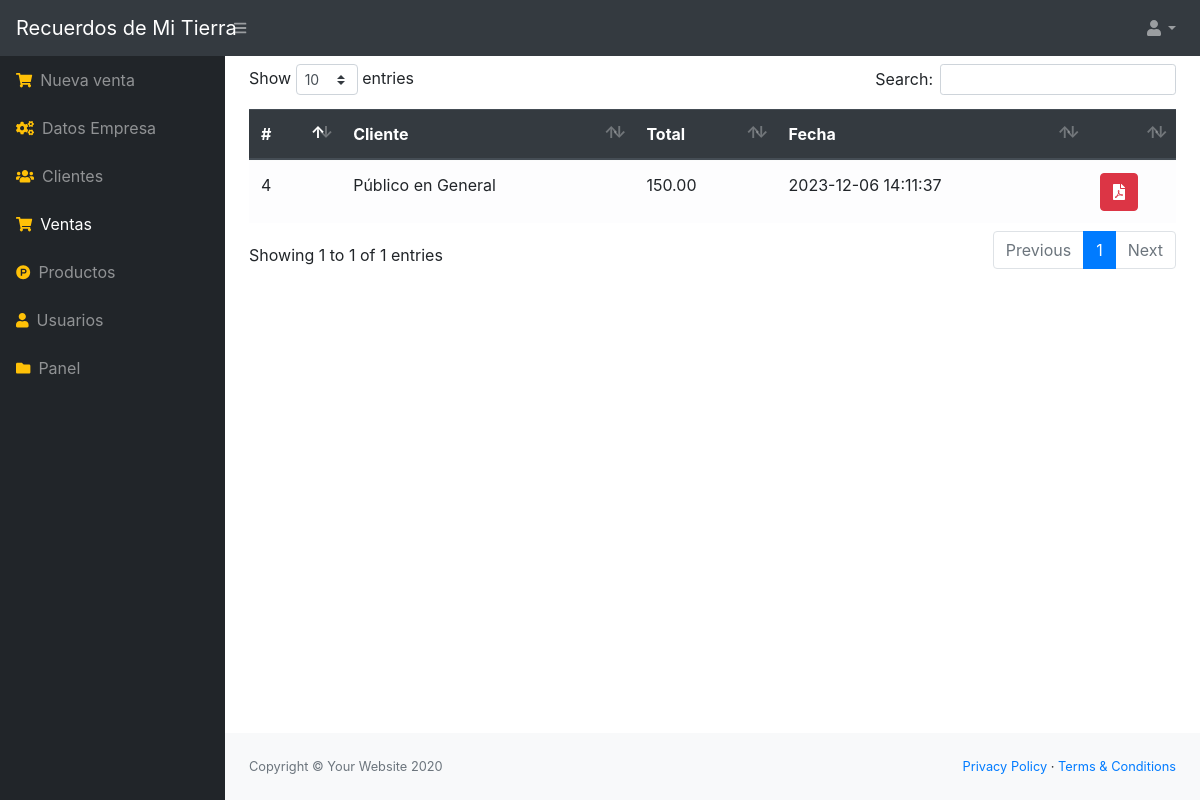
Screenshot of /src/lista_ventas.php (signed in) with the database file from the repository.
### tables this page shows
CREATE TABLE `ventas` (
  `id` int(11) NOT NULL,
  `id_cliente` int(11) NOT NULL,
  `total` decimal(10,2) NOT NULL,
  `id_usuario` int(11) NOT NULL,
  `fecha` timestamp NOT NULL DEFAULT current_timestamp() ON UPDATE current_timestamp()
);

CREATE TABLE `cliente` (
  `idcliente` int(11) NOT NULL,
  `nombre` varchar(100) NOT NULL,
  `telefono` varchar(15) NOT NULL,
  `direccion` varchar(200) NOT NULL,
  `usuario_id` int(11) NOT NULL,
  `estado` int(11) NOT NULL DEFAULT 1
);

### src/lista_ventas.php (the view, shortened to what this page needs)
<?php
include_once "includes/header.php";
require_once "../conexion.php";
$query = mysqli_query($conexion, "SELECT v.*, c.idcliente, c.nombre FROM ventas v INNER JOIN cliente c ON v.id_cliente = c.idcliente");
?>
<table class="table table-light" id="tbl">
    <thead class="thead-dark">
        <tr>
            <th>#</th>
            <th>Cliente</th>
            <th>Total</th>
            <th>Fecha</th>
            <th></th>
        </tr>
    </thead>
    <tbody>
        <?php while ($row = mysqli_fetch_assoc($query)) { ?>
            <tr>
                <td><?php echo $row['id']; ?></td>
                <td><?php echo $row['nombre']; ?></td>
                <td><?php echo $row['total']; ?></td>
                <td><?php echo $row['fecha']; ?></td>
                <td>
                    <a href="pdf/generar.php?cl=<?php echo $row['id_cliente'] ?>&v=<?php echo $row['id'] ?>" target="_blank" class="btn btn-danger"><i class="fas fa-file-pdf"></i></a>
                </td>
            </tr>
        <?php } ?>
    </tbody>
</table>
<?php include_once "includes/footer.php"; ?>

### rows the page displays
ventas: id "4", id_cliente.nombre "Público en General", total "150.00", fecha "2023-12-06 14:11:37"
